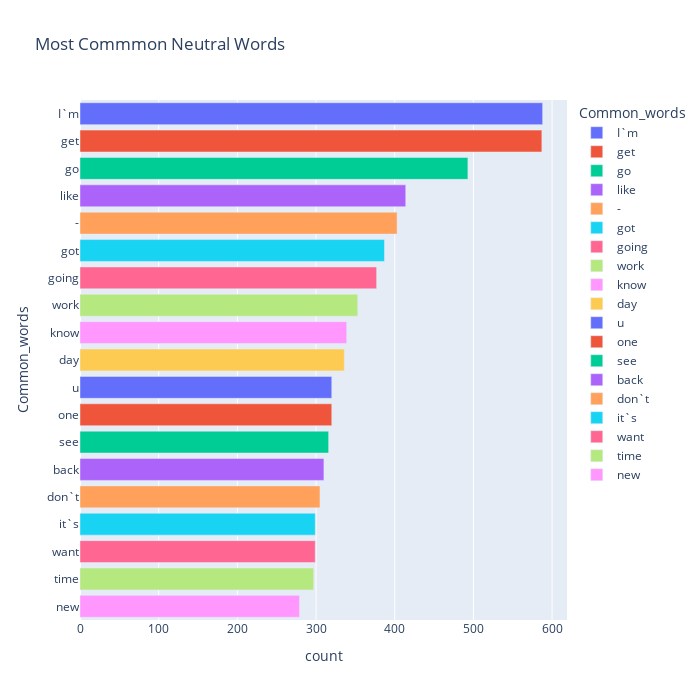

This figure's notebook cell:
### Code cell
#MosT common Neutral words
top = Counter([item for sublist in Neutral_sent['temp_list'] for item in sublist])
temp_neutral = pd.DataFrame(top.most_common(20))
temp_neutral = temp_neutral.loc[1:,:]
temp_neutral.columns = ['Common_words','count']
fig = px.bar(temp_neutral, x="count", y="Common_words", title='Most Commmon Neutral Words', orientation='h', 
             width=700, height=700,color='Common_words')
fig.show()

### Figure 1 — Plotly figure (JSON) as saved in the notebook; plotly's stock layout.template omitted (floating-point values rounded to 4 significant figures)
{"data": [{"alignmentgroup": "True", "hovertemplate": "Common_words=%{y}<br>count=%{x}<extra></extra>", "legendgroup": "I`m", "marker": {"color": "#636efa", "pattern": {"shape": ""}}, "name": "I`m", "offsetgroup": "I`m", "orientation": "h", "showlegend": true, "textposition": "auto", "type": "bar", "x": [588], "xaxis": "x", "y": ["I`m"], "yaxis": "y"}, {"alignmentgroup": "True", "hovertemplate": "Common_words=%{y}<br>count=%{x}<extra></extra>", "legendgroup": "get", "marker": {"color": "#EF553B", "pattern": {"shape": ""}}, "name": "get", "offsetgroup": "get", "orientation": "h", "showlegend": true, "textposition": "auto", "type": "bar", "x": [587], "xaxis": "x", "y": ["get"], "yaxis": "y"}, {"alignmentgroup": "True", "hovertemplate": "Common_words=%{y}<br>count=%{x}<extra></extra>", "legendgroup": "go", "marker": {"color": "#00cc96", "pattern": {"shape": ""}}, "name": "go", "offsetgroup": "go", "orientation": "h", "showlegend": true, "textposition": "auto", "type": "bar", "x": [493], "xaxis": "x", "y": ["go"], "yaxis": "y"}, {"alignmentgroup": "True", "hovertemplate": "Common_words=%{y}<br>count=%{x}<extra></extra>", "legendgroup": "like", "marker": {"color": "#ab63fa", "pattern": {"shape": ""}}, "name": "like", "offsetgroup": "like", "orientation": "h", "showlegend": true, "textposition": "auto", "type": "bar", "x": [414], "xaxis": "x", "y": ["like"], "yaxis": "y"}, {"alignmentgroup": "True", "hovertemplate": "Common_words=%{y}<br>count=%{x}<extra></extra>", "legendgroup": "-", "marker": {"color": "#FFA15A", "pattern": {"shape": ""}}, "name": "-", "offsetgroup": "-", "orientation": "h", "showlegend": true, "textposition": "auto", "type": "bar", "x": [403], "xaxis": "x", "y": ["-"], "yaxis": "y"}, {"alignmentgroup": "True", "hovertemplate": "Common_words=%{y}<br>count=%{x}<extra></extra>", "legendgroup": "got", "marker": {"color": "#19d3f3", "pattern": {"shape": ""}}, "name": "got", "offsetgroup": "got", "orientation": "h", "showlegend": true, "textposition": "auto", "type": "bar", "x": [387], "xaxis": "x", "y": ["got"], "yaxis": "y"}, {"alignmentgroup": "True", "hovertemplate": "Common_words=%{y}<br>count=%{x}<extra></extra>", "legendgroup": "going", "marker": {"color": "#FF6692", "pattern": {"shape": ""}}, "name": "going", "offsetgroup": "going", "orientation": "h", "showlegend": true, "textposition": "auto", "type": "bar", "x": [377], "xaxis": "x", "y": ["going"], "yaxis": "y"}, {"alignmentgroup": "True", "hovertemplate": "Common_words=%{y}<br>count=%{x}<extra></extra>", "legendgroup": "work", "marker": {"color": "#B6E880", "pattern": {"shape": ""}}, "name": "work", "offsetgroup": "work", "orientation": "h", "showlegend": true, "textposition": "auto", "type": "bar", "x": [353], "xaxis": "x", "y": ["work"], "yaxis": "y"}, {"alignmentgroup": "True", "hovertemplate": "Common_words=%{y}<br>count=%{x}<extra></extra>", "legendgroup": "know", "marker": {"color": "#FF97FF", "pattern": {"shape": ""}}, "name": "know", "offsetgroup": "know", "orientation": "h", "showlegend": true, "textposition": "auto", "type": "bar", "x": [339], "xaxis": "x", "y": ["know"], "yaxis": "y"}, {"alignmentgroup": "True", "hovertemplate": "Common_words=%{y}<br>count=%{x}<extra></extra>", "legendgroup": "day", "marker": {"color": "#FECB52", "pattern": {"shape": ""}}, "name": "day", "offsetgroup": "day", "orientation": "h", "showlegend": true, "textposition": "auto", "type": "bar", "x": [336], "xaxis": "x", "y": ["day"], "yaxis": "y"}, {"alignmentgroup": "True", "hovertemplate": "Common_words=%{y}<br>count=%{x}<extra></extra>", "legendgroup": "u", "marker": {"color": "#636efa", "pattern": {"shape": ""}}, "name": "u", "offsetgroup": "u", "orientation": "h", "showlegend": true, "textposition": "auto", "type": "bar", "x": [320], "xaxis": "x", "y": ["u"], "yaxis": "y"}, {"alignmentgroup": "True", "hovertemplate": "Common_words=%{y}<br>count=%{x}<extra></extra>", "legendgroup": "one", "marker": {"color": "#EF553B", "pattern": {"shape": ""}}, "name": "one", "offsetgroup": "one", "orientation": "h", "showlegend": true, "textposition": "auto", "type": "bar", "x": [320], "xaxis": "x", "y": ["one"], "yaxis": "y"}, {"alignmentgroup": "True", "hovertemplate": "Common_words=%{y}<br>count=%{x}<extra></extra>", "legendgroup": "see", "marker": {"color": "#00cc96", "pattern": {"shape": ""}}, "name": "see", "offsetgroup": "see", "orientation": "h", "showlegend": true, "textposition": "auto", "type": "bar", "x": [316], "xaxis": "x", "y": ["see"], "yaxis": "y"}, {"alignmentgroup": "True", "hovertemplate": "Common_words=%{y}<br>count=%{x}<extra></extra>", "legendgroup": "back", "marker": {"color": "#ab63fa", "pattern": {"shape": ""}}, "name": "back", "offsetgroup": "back", "orientation": "h", "showlegend": true, "textposition": "auto", "type": "bar", "x": [310], "xaxis": "x", "y": ["back"], "yaxis": "y"}, {"alignmentgroup": "True", "hovertemplate": "Common_words=%{y}<br>count=%{x}<extra></extra>", "legendgroup": "don`t", "marker": {"color": "#FFA15A", "pattern": {"shape": ""}}, "name": "don`t", "offsetgroup": "don`t", "orientation": "h", "showlegend": true, "textposition": "auto", "type": "bar", "x": [305], "xaxis": "x", "y": ["don`t"], "yaxis": "y"}, {"alignmentgroup": "True", "hovertemplate": "Common_words=%{y}<br>count=%{x}<extra></extra>", "legendgroup": "it`s", "marker": {"color": "#19d3f3", "pattern": {"shape": ""}}, "name": "it`s", "offsetgroup": "it`s", "orientation": "h", "showlegend": true, "textposition": "auto", "type": "bar", "x": [299], "xaxis": "x", "y": ["it`s"], "yaxis": "y"}, {"alignmentgroup": "True", "hovertemplate": "Common_words=%{y}<br>count=%{x}<extra></extra>", "legendgroup": "want", "marker": {"color": "#FF6692", "pattern": {"shape": ""}}, "name": "want", "offsetgroup": "want", "orientation": "h", "showlegend": true, "textposition": "auto", "type": "bar", "x": [299], "xaxis": "x", "y": ["want"], "yaxis": "y"}, {"alignmentgroup": "True", "hovertemplate": "Common_words=%{y}<br>count=%{x}<extra></extra>", "legendgroup": "time", "marker": {"color": "#B6E880", "pattern": {"shape": ""}}, "name": "time", "offsetgroup": "time", "orientation": "h", "showlegend": true, "textposition": "auto", "type": "bar", "x": [297], "xaxis": "x", "y": ["time"], "yaxis": "y"}, {"alignmentgroup": "True", "hovertemplate": "Common_words=%{y}<br>count=%{x}<extra></extra>", "legendgroup": "new", "marker": {"color": "#FF97FF", "pattern": {"shape": ""}}, "name": "new", "offsetgroup": "new", "orientation": "h", "showlegend": true, "textposition": "auto", "type": "bar", "x": [279], "xaxis": "x", "y": ["new"], "yaxis": "y"}], "layout": {"barmode": "relative", "height": 700, "legend": {"title": {"text": "Common_words"}, "tracegroupgap": 0}, "title": {"text": "Most Commmon Neutral Words"}, "width": 700, "xaxis": {"anchor": "y", "domain": [0, 1], "title": {"text": "count"}}, "yaxis": {"anchor": "x", "categoryarray": ["new", "time", "want", "it`s", "don`t", "back", "see", "one", "u", "day", "know", "work", "going", "got", "-", "like", "go", "get", "I`m"], "categoryorder": "array", "domain": [0, 1], "title": {"text": "Common_words"}}}}
